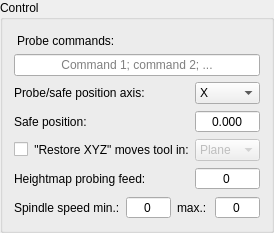
          <widget class="GroupBox" name="groupBox_2">
           <property name="title">
            <string>Control</string>
           </property>
           <layout class="QVBoxLayout" name="verticalLayout_9">
            <item>
             <widget class="QLabel" name="label_17">
              <property name="styleSheet">
               <string notr="true">padding-left: -4;
padding-top: 3;</string>
              </property>
              <property name="text">
               <string>Probe commands:</string>
              </property>
             </widget>
            </item>
            <item>
             <widget class="QLineEdit" name="txtTouchCommand">
              <property name="alignment">
               <set>Qt::AlignCenter</set>
              </property>
              <property name="placeholderText">
               <string>Command 1; command 2; ...</string>
              </property>
             </widget>
            </item>
            <item>
             <layout class="QGridLayout" name="gridLayout_4">
              <item row="4" column="0">
               <widget class="QLabel" name="label_18">
                <property name="text">
                 <string>Heightmap probing feed:</string>
                </property>
               </widget>
              </item>
              <item row="4" column="1">
               <widget class="QSpinBox" name="txtHeightMapProbingFeed">
                <property name="font">
                 <font>
                  <pointsize>9</pointsize>
                 </font>
                </property>
                <property name="alignment">
                 <set>Qt::AlignCenter</set>
                </property>
                <property name="buttonSymbols">
                 <enum>QAbstractSpinBox::NoButtons</enum>
                </property>
                <property name="maximum">
                 <number>99999</number>
                </property>
               </widget>
              </item>
              <item row="3" column="1">
               <widget class="QComboBox" name="chkRestoreMode">
                <property name="enabled">
                 <bool>false</bool>
                </property>
                <item>
                 <property name="text">
                  <string>Plane</string>
                 </property>
                </item>
                <item>
                 <property name="text">
                  <string>Space</string>
                 </property>
                </item>
               </widget>
              </item>
              <item row="2" column="1">
               <widget class="QDoubleSpinBox" name="txtSafeZ">
                <property name="sizePolicy">
                 <sizepolicy hsizetype="Expanding" vsizetype="Fixed">
                  <horstretch>0</horstretch>
                  <verstretch>0</verstretch>
                 </sizepolicy>
                </property>
                <property name="alignment">
                 <set>Qt::AlignCenter</set>
                </property>
                <property name="buttonSymbols">
                 <enum>QAbstractSpinBox::NoButtons</enum>
                </property>
                <property name="decimals">
                 <number>3</number>
                </property>
                <property name="minimum">
                 <double>-999.000000000000000</double>
                </property>
                <property name="maximum">
                 <double>999.000000000000000</double>
                </property>
               </widget>
              </item>
              <item row="2" column="0">
               <widget class="QLabel" name="label_9">
                <property name="text">
                 <string>Safe position:</string>
                </property>
               </widget>
              </item>
              <item row="1" column="1">
               <widget class="QComboBox" name="cboProbeAxis">
                <item>
                 <property name="text">
                  <string>X</string>
                 </property>
                </item>
                <item>
                 <property name="text">
                  <string>Y</string>
                 </property>
                </item>
                <item>
                 <property name="text">
                  <string>Z</string>
                 </property>
                </item>
               </widget>
              </item>
              <item row="1" column="0">
               <widget class="QLabel" name="label_33">
                <property name="text">
                 <string>Probe/safe position axis:</string>
                </property>
               </widget>
              </item>
              <item row="3" column="0">
               <layout class="QHBoxLayout" name="horizontalLayout_8">
                <item>
                 <widget class="QCheckBox" name="chkRestoreXYZ">
                  <property name="sizePolicy">
                   <sizepolicy hsizetype="Maximum" vsizetype="Fixed">
                    <horstretch>0</horstretch>
                    <verstretch>0</verstretch>
                   </sizepolicy>
                  </property>
                  <property name="text">
                   <string/>
                  </property>
                 </widget>
                </item>
                <item>
                 <widget class="QLabel" name="label_36">
                  <property name="text">
                   <string>&lt;html&gt;&lt;head/&gt;&lt;body&gt;&lt;p align=&quot;center&quot;&gt;&amp;quot;Restore XYZ&amp;quot; moves tool in:&lt;/p&gt;&lt;/body&gt;&lt;/html&gt;</string>
                  </property>
                  <property name="wordWrap">
                   <bool>false</bool>
                  </property>
                 </widget>
                </item>
               </layout>
              </item>
             </layout>
            </item>
            <item>
             <layout class="QGridLayout" name="gridLayout_8">
              <item row="0" column="1">
               <widget class="QSpinBox" name="txtSpindleSpeedMin">
                <property name="font">
                 <font>
                  <pointsize>9</pointsize>
                 </font>
                </property>
                <property name="alignment">
                 <set>Qt::AlignCenter</set>
                </property>
                <property name="buttonSymbols">
                 <enum>QAbstractSpinBox::NoButtons</enum>
                </property>
                <property name="maximum">
                 <number>99999</number>
                </property>
               </widget>
              </item>
              <item row="0" column="2">
               <widget class="QLabel" name="label_13">
                <property name="text">
                 <string>max.:</string>
                </property>
               </widget>
              </item>
              <item row="0" column="0">
               <widget class="QLabel" name="label_12">
                <property name="text">
                 <string>Spindle speed min.:</string>
                </property>
               </widget>
              </item>
              <item row="0" column="3">
               <widget class="QSpinBox" name="txtSpindleSpeedMax">
                <property name="font">
                 <font>
                  <pointsize>9</pointsize>
                 </font>
                </property>
                <property name="alignment">
                 <set>Qt::AlignCenter</set>
                </property>
                <property name="buttonSymbols">
                 <enum>QAbstractSpinBox::NoButtons</enum>
                </property>
                <property name="maximum">
                 <number>99999</number>
                </property>
               </widget>
              </item>
             </layout>
            </item>
           </layout>
          </widget>
